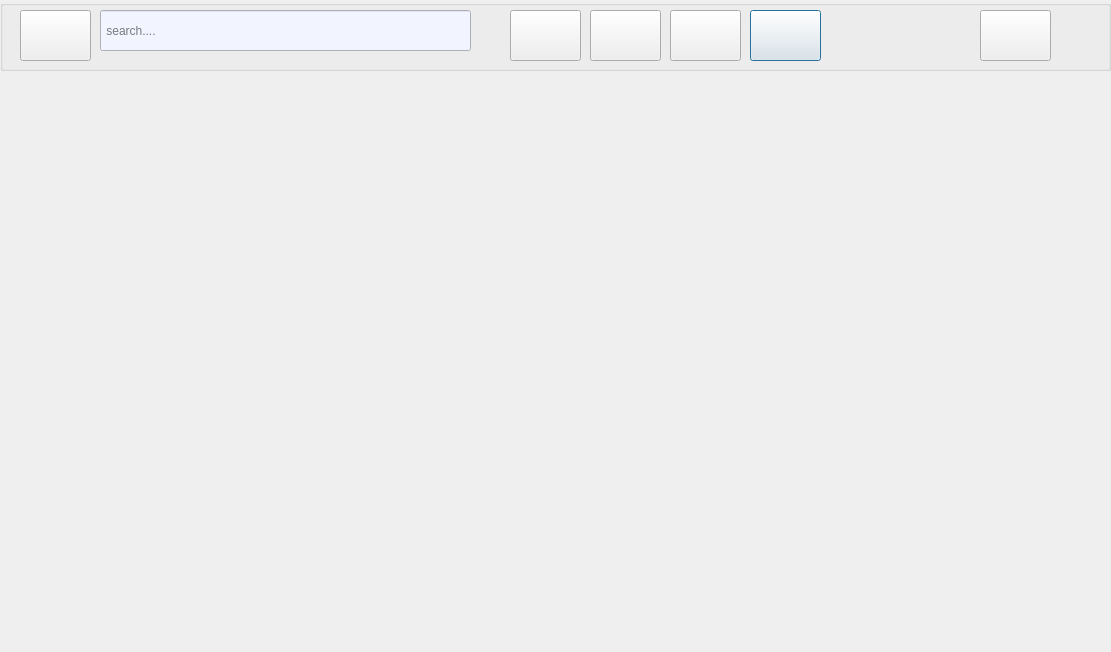
<?xml version="1.0" encoding="UTF-8"?>
<ui version="4.0">
 <class>jobpage</class>
 <widget class="QDialog" name="jobpage">
  <property name="geometry">
   <rect>
    <x>0</x>
    <y>0</y>
    <width>1111</width>
    <height>652</height>
   </rect>
  </property>
  <property name="windowTitle">
   <string>Dialog</string>
  </property>
  <property name="styleSheet">
   <string notr="true">background-image: url(:/new/prefix1/back2.jpg);</string>
  </property>
  <widget class="QGroupBox" name="groupBox">
   <property name="geometry">
    <rect>
     <x>0</x>
     <y>0</y>
     <width>1111</width>
     <height>71</height>
    </rect>
   </property>
   <property name="title">
    <string/>
   </property>
   <widget class="QPushButton" name="pushButton">
    <property name="geometry">
     <rect>
      <x>20</x>
      <y>10</y>
      <width>71</width>
      <height>51</height>
     </rect>
    </property>
    <property name="styleSheet">
     <string notr="true">border-image: url(:/new/prefix1/linkdin.jpg);</string>
    </property>
    <property name="text">
     <string/>
    </property>
   </widget>
   <widget class="QLineEdit" name="lineEdit">
    <property name="geometry">
     <rect>
      <x>100</x>
      <y>10</y>
      <width>371</width>
      <height>41</height>
     </rect>
    </property>
    <property name="styleSheet">
     <string notr="true">background-color: rgb(242, 245, 255);</string>
    </property>
    <property name="frame">
     <bool>true</bool>
    </property>
    <property name="placeholderText">
     <string> search....</string>
    </property>
   </widget>
   <widget class="QPushButton" name="home">
    <property name="geometry">
     <rect>
      <x>510</x>
      <y>10</y>
      <width>71</width>
      <height>51</height>
     </rect>
    </property>
    <property name="styleSheet">
     <string notr="true"/>
    </property>
    <property name="text">
     <string/>
    </property>
    <property name="default">
     <bool>true</bool>
    </property>
    <property name="flat">
     <bool>false</bool>
    </property>
   </widget>
   <widget class="QPushButton" name="network">
    <property name="geometry">
     <rect>
      <x>590</x>
      <y>10</y>
      <width>71</width>
      <height>51</height>
     </rect>
    </property>
    <property name="styleSheet">
     <string notr="true"/>
    </property>
    <property name="text">
     <string/>
    </property>
    <property name="default">
     <bool>true</bool>
    </property>
   </widget>
   <widget class="QPushButton" name="job">
    <property name="geometry">
     <rect>
      <x>670</x>
      <y>10</y>
      <width>71</width>
      <height>51</height>
     </rect>
    </property>
    <property name="styleSheet">
     <string notr="true"/>
    </property>
    <property name="text">
     <string/>
    </property>
    <property name="default">
     <bool>true</bool>
    </property>
   </widget>
   <widget class="QPushButton" name="me">
    <property name="geometry">
     <rect>
      <x>980</x>
      <y>10</y>
      <width>71</width>
      <height>51</height>
     </rect>
    </property>
    <property name="styleSheet">
     <string notr="true"/>
    </property>
    <property name="text">
     <string/>
    </property>
   </widget>
   <widget class="QPushButton" name="messaging">
    <property name="geometry">
     <rect>
      <x>750</x>
      <y>10</y>
      <width>71</width>
      <height>51</height>
     </rect>
    </property>
    <property name="styleSheet">
     <string notr="true"/>
    </property>
    <property name="text">
     <string/>
    </property>
    <property name="default">
     <bool>true</bool>
    </property>
   </widget>
  </widget>
 </widget>
 <resources/>
 <connections/>
</ui>
